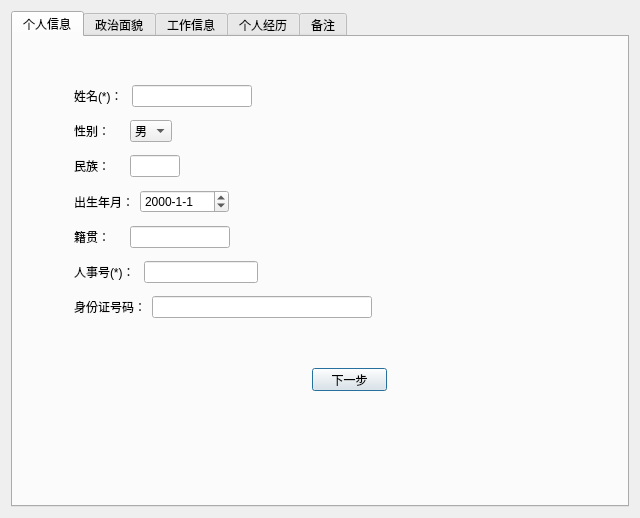
<?xml version="1.0" encoding="UTF-8"?>
<ui version="4.0">
 <class>AddTeacherInfoDialog</class>
 <widget class="QDialog" name="AddTeacherInfoDialog">
  <property name="geometry">
   <rect>
    <x>0</x>
    <y>0</y>
    <width>640</width>
    <height>518</height>
   </rect>
  </property>
  <property name="windowTitle">
   <string>Dialog</string>
  </property>
  <layout class="QVBoxLayout" name="verticalLayout">
   <item>
    <widget class="QTabWidget" name="tabWidget">
     <property name="currentIndex">
      <number>0</number>
     </property>
     <widget class="QWidget" name="tab">
      <attribute name="title">
       <string>个人信息</string>
      </attribute>
      <widget class="QPushButton" name="m_Page1Next">
       <property name="geometry">
        <rect>
         <x>299</x>
         <y>331</y>
         <width>75</width>
         <height>23</height>
        </rect>
       </property>
       <property name="text">
        <string>下一步</string>
       </property>
      </widget>
      <widget class="QWidget" name="layoutWidget">
       <property name="geometry">
        <rect>
         <x>61</x>
         <y>41</y>
         <width>298</width>
         <height>251</height>
        </rect>
       </property>
       <layout class="QVBoxLayout" name="verticalLayout_2">
        <item>
         <layout class="QHBoxLayout" name="horizontalLayout">
          <item>
           <widget class="QLabel" name="label">
            <property name="text">
             <string>姓名(*)： </string>
            </property>
           </widget>
          </item>
          <item>
           <widget class="QLineEdit" name="m_Name">
            <property name="maximumSize">
             <size>
              <width>150</width>
              <height>16777215</height>
             </size>
            </property>
           </widget>
          </item>
          <item>
           <spacer name="horizontalSpacer">
            <property name="orientation">
             <enum>Qt::Horizontal</enum>
            </property>
            <property name="sizeHint" stdset="0">
             <size>
              <width>40</width>
              <height>20</height>
             </size>
            </property>
           </spacer>
          </item>
         </layout>
        </item>
        <item>
         <layout class="QHBoxLayout" name="horizontalLayout_4">
          <item>
           <widget class="QLabel" name="label_2">
            <property name="text">
             <string>性别：    </string>
            </property>
           </widget>
          </item>
          <item>
           <widget class="QComboBox" name="m_Sex">
            <item>
             <property name="text">
              <string>男</string>
             </property>
            </item>
            <item>
             <property name="text">
              <string>女</string>
             </property>
            </item>
           </widget>
          </item>
          <item>
           <spacer name="horizontalSpacer_2">
            <property name="orientation">
             <enum>Qt::Horizontal</enum>
            </property>
            <property name="sizeHint" stdset="0">
             <size>
              <width>40</width>
              <height>20</height>
             </size>
            </property>
           </spacer>
          </item>
         </layout>
        </item>
        <item>
         <layout class="QHBoxLayout" name="horizontalLayout_3">
          <item>
           <widget class="QLabel" name="label_3">
            <property name="text">
             <string>民族：    </string>
            </property>
           </widget>
          </item>
          <item>
           <widget class="QLineEdit" name="m_Nationality">
            <property name="maximumSize">
             <size>
              <width>50</width>
              <height>16777215</height>
             </size>
            </property>
           </widget>
          </item>
          <item>
           <spacer name="horizontalSpacer_3">
            <property name="orientation">
             <enum>Qt::Horizontal</enum>
            </property>
            <property name="sizeHint" stdset="0">
             <size>
              <width>40</width>
              <height>20</height>
             </size>
            </property>
           </spacer>
          </item>
         </layout>
        </item>
        <item>
         <layout class="QHBoxLayout" name="horizontalLayout_5">
          <item>
           <widget class="QLabel" name="label_6">
            <property name="text">
             <string>出生年月：</string>
            </property>
           </widget>
          </item>
          <item>
           <widget class="QDateEdit" name="m_Birthday">
            <property name="displayFormat">
             <string>yyyy-M-d</string>
            </property>
           </widget>
          </item>
          <item>
           <spacer name="horizontalSpacer_5">
            <property name="orientation">
             <enum>Qt::Horizontal</enum>
            </property>
            <property name="sizeHint" stdset="0">
             <size>
              <width>40</width>
              <height>20</height>
             </size>
            </property>
           </spacer>
          </item>
         </layout>
        </item>
        <item>
         <layout class="QHBoxLayout" name="horizontalLayout_6">
          <item>
           <widget class="QLabel" name="label_4">
            <property name="text">
             <string>籍贯：    </string>
            </property>
           </widget>
          </item>
          <item>
           <widget class="QLineEdit" name="m_Origin">
            <property name="maximumSize">
             <size>
              <width>100</width>
              <height>16777215</height>
             </size>
            </property>
           </widget>
          </item>
          <item>
           <spacer name="horizontalSpacer_4">
            <property name="orientation">
             <enum>Qt::Horizontal</enum>
            </property>
            <property name="sizeHint" stdset="0">
             <size>
              <width>40</width>
              <height>20</height>
             </size>
            </property>
           </spacer>
          </item>
         </layout>
        </item>
        <item>
         <layout class="QHBoxLayout" name="horizontalLayout_36">
          <item>
           <widget class="QLabel" name="label_28">
            <property name="text">
             <string>人事号(*)： </string>
            </property>
           </widget>
          </item>
          <item>
           <widget class="QLineEdit" name="m_PersonnelNo"/>
          </item>
          <item>
           <spacer name="horizontalSpacer_11">
            <property name="orientation">
             <enum>Qt::Horizontal</enum>
            </property>
            <property name="sizeHint" stdset="0">
             <size>
              <width>40</width>
              <height>20</height>
             </size>
            </property>
           </spacer>
          </item>
         </layout>
        </item>
        <item>
         <layout class="QHBoxLayout" name="horizontalLayout_2">
          <item>
           <widget class="QLabel" name="label_5">
            <property name="text">
             <string>身份证号码：</string>
            </property>
           </widget>
          </item>
          <item>
           <widget class="QLineEdit" name="m_ID"/>
          </item>
         </layout>
        </item>
       </layout>
      </widget>
     </widget>
     <widget class="QWidget" name="tab_2">
      <attribute name="title">
       <string>政治面貌</string>
      </attribute>
      <widget class="QWidget" name="layoutWidget">
       <property name="geometry">
        <rect>
         <x>60</x>
         <y>40</y>
         <width>181</width>
         <height>81</height>
        </rect>
       </property>
       <layout class="QVBoxLayout" name="verticalLayout_3">
        <item>
         <layout class="QHBoxLayout" name="horizontalLayout_8">
          <item>
           <widget class="QLabel" name="label_7">
            <property name="text">
             <string>政治面貌：</string>
            </property>
           </widget>
          </item>
          <item>
           <widget class="QComboBox" name="m_PoliticsStatus">
            <property name="maxVisibleItems">
             <number>20</number>
            </property>
            <property name="sizeAdjustPolicy">
             <enum>QComboBox::AdjustToContents</enum>
            </property>
            <property name="frame">
             <bool>true</bool>
            </property>
            <item>
             <property name="text">
              <string>共产党员</string>
             </property>
            </item>
            <item>
             <property name="text">
              <string>民革成员</string>
             </property>
            </item>
            <item>
             <property name="text">
              <string>民盟盟员</string>
             </property>
            </item>
            <item>
             <property name="text">
              <string>民建会员</string>
             </property>
            </item>
            <item>
             <property name="text">
              <string>民进会员</string>
             </property>
            </item>
            <item>
             <property name="text">
              <string>农工党党员</string>
             </property>
            </item>
            <item>
             <property name="text">
              <string>致公党党员</string>
             </property>
            </item>
            <item>
             <property name="text">
              <string>九三学社社员</string>
             </property>
            </item>
            <item>
             <property name="text">
              <string>台盟盟员</string>
             </property>
            </item>
            <item>
             <property name="text">
              <string>无党派民主人士</string>
             </property>
            </item>
            <item>
             <property name="text">
              <string>群众</string>
             </property>
            </item>
           </widget>
          </item>
         </layout>
        </item>
        <item>
         <layout class="QHBoxLayout" name="horizontalLayout_7">
          <item>
           <widget class="QLabel" name="label_8">
            <property name="text">
             <string>入党时间：</string>
            </property>
           </widget>
          </item>
          <item>
           <widget class="QDateEdit" name="m_PartyTime">
            <property name="displayFormat">
             <string>yyyy-M-d</string>
            </property>
           </widget>
          </item>
         </layout>
        </item>
       </layout>
      </widget>
      <widget class="QWidget" name="layoutWidget">
       <property name="geometry">
        <rect>
         <x>210</x>
         <y>330</y>
         <width>164</width>
         <height>25</height>
        </rect>
       </property>
       <layout class="QHBoxLayout" name="horizontalLayout_9">
        <item>
         <widget class="QPushButton" name="m_Page2Pre">
          <property name="text">
           <string>上一步</string>
          </property>
         </widget>
        </item>
        <item>
         <spacer name="horizontalSpacer_6">
          <property name="orientation">
           <enum>Qt::Horizontal</enum>
          </property>
          <property name="sizeHint" stdset="0">
           <size>
            <width>40</width>
            <height>20</height>
           </size>
          </property>
         </spacer>
        </item>
        <item>
         <widget class="QPushButton" name="m_Page2Next">
          <property name="text">
           <string>下一步</string>
          </property>
         </widget>
        </item>
       </layout>
      </widget>
     </widget>
     <widget class="QWidget" name="tab_3">
      <attribute name="title">
       <string>工作信息</string>
      </attribute>
      <widget class="QWidget" name="layoutWidget_5">
       <property name="geometry">
        <rect>
         <x>420</x>
         <y>439</y>
         <width>164</width>
         <height>25</height>
        </rect>
       </property>
       <layout class="QHBoxLayout" name="horizontalLayout_24">
        <item>
         <widget class="QPushButton" name="m_Page3Pre">
          <property name="text">
           <string>上一步</string>
          </property>
         </widget>
        </item>
        <item>
         <spacer name="horizontalSpacer_15">
          <property name="orientation">
           <enum>Qt::Horizontal</enum>
          </property>
          <property name="sizeHint" stdset="0">
           <size>
            <width>40</width>
            <height>20</height>
           </size>
          </property>
         </spacer>
        </item>
        <item>
         <widget class="QPushButton" name="m_Page3Next">
          <property name="text">
           <string>下一步</string>
          </property>
         </widget>
        </item>
       </layout>
      </widget>
      <widget class="Line" name="line_3">
       <property name="geometry">
        <rect>
         <x>60</x>
         <y>150</y>
         <width>491</width>
         <height>16</height>
        </rect>
       </property>
       <property name="orientation">
        <enum>Qt::Horizontal</enum>
       </property>
      </widget>
      <widget class="Line" name="line_4">
       <property name="geometry">
        <rect>
         <x>61</x>
         <y>281</y>
         <width>491</width>
         <height>16</height>
        </rect>
       </property>
       <property name="orientation">
        <enum>Qt::Horizontal</enum>
       </property>
      </widget>
      <widget class="QWidget" name="layoutWidget">
       <property name="geometry">
        <rect>
         <x>60</x>
         <y>41</y>
         <width>491</width>
         <height>101</height>
        </rect>
       </property>
       <layout class="QGridLayout" name="gridLayout">
        <item row="0" column="0">
         <layout class="QHBoxLayout" name="horizontalLayout_22">
          <item>
           <widget class="QLabel" name="label_9">
            <property name="text">
             <string>所在专业： </string>
            </property>
           </widget>
          </item>
          <item>
           <widget class="QComboBox" name="m_Department">
            <property name="sizePolicy">
             <sizepolicy hsizetype="MinimumExpanding" vsizetype="Fixed">
              <horstretch>0</horstretch>
              <verstretch>0</verstretch>
             </sizepolicy>
            </property>
            <property name="maxVisibleItems">
             <number>20</number>
            </property>
            <item>
             <property name="text">
              <string>细胞与发育生物学系</string>
             </property>
            </item>
            <item>
             <property name="text">
              <string>遗传学系</string>
             </property>
            </item>
            <item>
             <property name="text">
              <string>植物学与动物学系</string>
             </property>
            </item>
            <item>
             <property name="text">
              <string>病毒学系</string>
             </property>
            </item>
            <item>
             <property name="text">
              <string>微生物学系</string>
             </property>
            </item>
            <item>
             <property name="text">
              <string>生物化学系</string>
             </property>
            </item>
            <item>
             <property name="text">
              <string>实验中心</string>
             </property>
            </item>
            <item>
             <property name="text">
              <string>公共服务中心</string>
             </property>
            </item>
            <item>
             <property name="text">
              <string>仪器设备共享中心</string>
             </property>
            </item>
            <item>
             <property name="text">
              <string>院党政办公室</string>
             </property>
            </item>
            <item>
             <property name="text">
              <string>其他</string>
             </property>
            </item>
           </widget>
          </item>
          <item>
           <spacer name="horizontalSpacer_21">
            <property name="orientation">
             <enum>Qt::Horizontal</enum>
            </property>
            <property name="sizeHint" stdset="0">
             <size>
              <width>40</width>
              <height>20</height>
             </size>
            </property>
           </spacer>
          </item>
         </layout>
        </item>
        <item row="0" column="1">
         <layout class="QHBoxLayout" name="horizontalLayout_19">
          <item>
           <spacer name="horizontalSpacer_13">
            <property name="orientation">
             <enum>Qt::Horizontal</enum>
            </property>
            <property name="sizeType">
             <enum>QSizePolicy::Fixed</enum>
            </property>
            <property name="sizeHint" stdset="0">
             <size>
              <width>30</width>
              <height>20</height>
             </size>
            </property>
           </spacer>
          </item>
          <item>
           <widget class="QLabel" name="label_10">
            <property name="text">
             <string>类别：</string>
            </property>
           </widget>
          </item>
          <item>
           <widget class="QComboBox" name="m_Category">
            <item>
             <property name="text">
              <string>教师</string>
             </property>
            </item>
            <item>
             <property name="text">
              <string>管理</string>
             </property>
            </item>
            <item>
             <property name="text">
              <string>专技</string>
             </property>
            </item>
            <item>
             <property name="text">
              <string>工人</string>
             </property>
            </item>
           </widget>
          </item>
          <item>
           <spacer name="horizontalSpacer_22">
            <property name="orientation">
             <enum>Qt::Horizontal</enum>
            </property>
            <property name="sizeHint" stdset="0">
             <size>
              <width>40</width>
              <height>20</height>
             </size>
            </property>
           </spacer>
          </item>
         </layout>
        </item>
        <item row="1" column="0">
         <layout class="QHBoxLayout" name="horizontalLayout_20">
          <item>
           <widget class="QLabel" name="label_34">
            <property name="text">
             <string>职称：</string>
            </property>
           </widget>
          </item>
          <item>
           <widget class="QLineEdit" name="m_Title">
            <property name="minimumSize">
             <size>
              <width>0</width>
              <height>0</height>
             </size>
            </property>
            <property name="maximumSize">
             <size>
              <width>16777215</width>
              <height>16777215</height>
             </size>
            </property>
           </widget>
          </item>
          <item>
           <widget class="QDateEdit" name="m_TitleTime">
            <property name="minimumSize">
             <size>
              <width>65</width>
              <height>0</height>
             </size>
            </property>
            <property name="maximumSize">
             <size>
              <width>90</width>
              <height>16777215</height>
             </size>
            </property>
            <property name="displayFormat">
             <string>yyyy-M-d</string>
            </property>
           </widget>
          </item>
         </layout>
        </item>
        <item row="1" column="1">
         <layout class="QHBoxLayout" name="horizontalLayout_21">
          <item>
           <spacer name="horizontalSpacer_20">
            <property name="orientation">
             <enum>Qt::Horizontal</enum>
            </property>
            <property name="sizeType">
             <enum>QSizePolicy::Fixed</enum>
            </property>
            <property name="sizeHint" stdset="0">
             <size>
              <width>30</width>
              <height>20</height>
             </size>
            </property>
           </spacer>
          </item>
          <item>
           <widget class="QLabel" name="label_22">
            <property name="text">
             <string>任现职时间：</string>
            </property>
           </widget>
          </item>
          <item>
           <widget class="QDateEdit" name="m_CurrentPositionTime">
            <property name="minimumSize">
             <size>
              <width>90</width>
              <height>0</height>
             </size>
            </property>
            <property name="maximumSize">
             <size>
              <width>70</width>
              <height>16777215</height>
             </size>
            </property>
            <property name="displayFormat">
             <string>yyyy-M-d</string>
            </property>
           </widget>
          </item>
         </layout>
        </item>
        <item row="2" column="0">
         <layout class="QHBoxLayout" name="horizontalLayout_23">
          <item>
           <widget class="QLabel" name="label_23">
            <property name="text">
             <string>职级：</string>
            </property>
           </widget>
          </item>
          <item>
           <widget class="QLineEdit" name="m_Rank">
            <property name="minimumSize">
             <size>
              <width>0</width>
              <height>0</height>
             </size>
            </property>
            <property name="maximumSize">
             <size>
              <width>16777215</width>
              <height>16777215</height>
             </size>
            </property>
           </widget>
          </item>
          <item>
           <widget class="QDateEdit" name="m_RankTime">
            <property name="minimumSize">
             <size>
              <width>65</width>
              <height>0</height>
             </size>
            </property>
            <property name="maximumSize">
             <size>
              <width>90</width>
              <height>16777215</height>
             </size>
            </property>
            <property name="accelerated">
             <bool>false</bool>
            </property>
            <property name="displayFormat">
             <string>yyyy-M-d</string>
            </property>
           </widget>
          </item>
         </layout>
        </item>
        <item row="2" column="1">
         <spacer name="horizontalSpacer_19">
          <property name="orientation">
           <enum>Qt::Horizontal</enum>
          </property>
          <property name="sizeHint" stdset="0">
           <size>
            <width>40</width>
            <height>20</height>
           </size>
          </property>
         </spacer>
        </item>
       </layout>
      </widget>
      <widget class="QWidget" name="layoutWidget">
       <property name="geometry">
        <rect>
         <x>60</x>
         <y>170</y>
         <width>211</width>
         <height>101</height>
        </rect>
       </property>
       <layout class="QVBoxLayout" name="verticalLayout_11">
        <item>
         <layout class="QHBoxLayout" name="horizontalLayout_18">
          <item>
           <widget class="QLabel" name="label_37">
            <property name="text">
             <string>行政兼职：</string>
            </property>
           </widget>
          </item>
          <item>
           <widget class="QLineEdit" name="m_AdministrationParttime"/>
          </item>
         </layout>
        </item>
        <item>
         <layout class="QHBoxLayout" name="horizontalLayout_30">
          <item>
           <widget class="QLabel" name="label_35">
            <property name="text">
             <string>学术兼职：</string>
            </property>
           </widget>
          </item>
          <item>
           <widget class="QLineEdit" name="m_AcademicPartTime"/>
          </item>
         </layout>
        </item>
        <item>
         <layout class="QHBoxLayout" name="horizontalLayout_16">
          <item>
           <widget class="QLabel" name="label_38">
            <property name="text">
             <string>其他兼职：</string>
            </property>
           </widget>
          </item>
          <item>
           <widget class="QLineEdit" name="m_OtherParttime"/>
          </item>
         </layout>
        </item>
       </layout>
      </widget>
      <widget class="QWidget" name="layoutWidget">
       <property name="geometry">
        <rect>
         <x>60</x>
         <y>303</y>
         <width>501</width>
         <height>111</height>
        </rect>
       </property>
       <layout class="QVBoxLayout" name="verticalLayout_10">
        <item>
         <layout class="QHBoxLayout" name="horizontalLayout_35">
          <item>
           <layout class="QHBoxLayout" name="horizontalLayout_32">
            <item>
             <widget class="QLabel" name="label_39">
              <property name="text">
               <string>研究生培养：    </string>
              </property>
             </widget>
            </item>
            <item>
             <widget class="QComboBox" name="m_GraduateTrain">
              <item>
               <property name="text">
                <string>硕导</string>
               </property>
              </item>
              <item>
               <property name="text">
                <string>博导</string>
               </property>
              </item>
              <item>
               <property name="text">
                <string>无</string>
               </property>
              </item>
             </widget>
            </item>
           </layout>
          </item>
          <item>
           <layout class="QHBoxLayout" name="horizontalLayout_31">
            <item>
             <spacer name="horizontalSpacer_24">
              <property name="orientation">
               <enum>Qt::Horizontal</enum>
              </property>
              <property name="sizeHint" stdset="0">
               <size>
                <width>40</width>
                <height>20</height>
               </size>
              </property>
             </spacer>
            </item>
            <item>
             <widget class="QLabel" name="label_40">
              <property name="text">
               <string>任博导时间：</string>
              </property>
             </widget>
            </item>
            <item>
             <widget class="QDateEdit" name="m_TeacherTime">
              <property name="displayFormat">
               <string>yyyy-M-d</string>
              </property>
             </widget>
            </item>
            <item>
             <spacer name="horizontalSpacer_25">
              <property name="orientation">
               <enum>Qt::Horizontal</enum>
              </property>
              <property name="sizeHint" stdset="0">
               <size>
                <width>40</width>
                <height>20</height>
               </size>
              </property>
             </spacer>
            </item>
           </layout>
          </item>
         </layout>
        </item>
        <item>
         <layout class="QHBoxLayout" name="horizontalLayout_17">
          <item>
           <widget class="QLabel" name="label_36">
            <property name="text">
             <string>获人才计划情况：</string>
            </property>
           </widget>
          </item>
          <item>
           <widget class="QLineEdit" name="m_PersonnelPlan"/>
          </item>
         </layout>
        </item>
        <item>
         <layout class="QHBoxLayout" name="horizontalLayout_37">
          <item>
           <widget class="QLabel" name="label_16">
            <property name="text">
             <string>荣誉称号：      </string>
            </property>
           </widget>
          </item>
          <item>
           <widget class="QLineEdit" name="m_Honour"/>
          </item>
         </layout>
        </item>
       </layout>
      </widget>
     </widget>
     <widget class="QWidget" name="tab_4">
      <attribute name="title">
       <string>个人经历</string>
      </attribute>
      <widget class="QWidget" name="layoutWidget_7">
       <property name="geometry">
        <rect>
         <x>420</x>
         <y>439</y>
         <width>164</width>
         <height>25</height>
        </rect>
       </property>
       <layout class="QHBoxLayout" name="horizontalLayout_34">
        <item>
         <widget class="QPushButton" name="m_Page4Pre">
          <property name="text">
           <string>上一步</string>
          </property>
         </widget>
        </item>
        <item>
         <spacer name="horizontalSpacer_18">
          <property name="orientation">
           <enum>Qt::Horizontal</enum>
          </property>
          <property name="sizeHint" stdset="0">
           <size>
            <width>40</width>
            <height>20</height>
           </size>
          </property>
         </spacer>
        </item>
        <item>
         <widget class="QPushButton" name="m_Page4Next">
          <property name="text">
           <string>下一步</string>
          </property>
         </widget>
        </item>
       </layout>
      </widget>
      <widget class="QWidget" name="layoutWidget">
       <property name="geometry">
        <rect>
         <x>61</x>
         <y>168</y>
         <width>291</width>
         <height>121</height>
        </rect>
       </property>
       <layout class="QVBoxLayout" name="verticalLayout_5">
        <item>
         <widget class="QLabel" name="label_29">
          <property name="maximumSize">
           <size>
            <width>16777215</width>
            <height>20</height>
           </size>
          </property>
          <property name="text">
           <string>工作经历及时间：</string>
          </property>
         </widget>
        </item>
        <item>
         <layout class="QHBoxLayout" name="horizontalLayout_14">
          <item>
           <widget class="QLabel" name="label_30">
            <property name="text">
             <string>最初工作时间：</string>
            </property>
           </widget>
          </item>
          <item>
           <widget class="QDateEdit" name="m_FirstWorkTime">
            <property name="displayFormat">
             <string>yyyy-M-d</string>
            </property>
           </widget>
          </item>
          <item>
           <spacer name="horizontalSpacer_7">
            <property name="orientation">
             <enum>Qt::Horizontal</enum>
            </property>
            <property name="sizeHint" stdset="0">
             <size>
              <width>40</width>
              <height>20</height>
             </size>
            </property>
           </spacer>
          </item>
         </layout>
        </item>
        <item>
         <layout class="QHBoxLayout" name="horizontalLayout_13">
          <item>
           <widget class="QLabel" name="label_31">
            <property name="text">
             <string>工作单位：</string>
            </property>
           </widget>
          </item>
          <item>
           <widget class="QLineEdit" name="m_FirstWorkPlace"/>
          </item>
         </layout>
        </item>
        <item>
         <layout class="QHBoxLayout" name="horizontalLayout_15">
          <item>
           <widget class="QLabel" name="label_32">
            <property name="text">
             <string>本院任职时间：</string>
            </property>
           </widget>
          </item>
          <item>
           <widget class="QDateEdit" name="m_WhuTime">
            <property name="displayFormat">
             <string>yyyy-M-d</string>
            </property>
           </widget>
          </item>
          <item>
           <spacer name="horizontalSpacer_8">
            <property name="orientation">
             <enum>Qt::Horizontal</enum>
            </property>
            <property name="sizeHint" stdset="0">
             <size>
              <width>40</width>
              <height>20</height>
             </size>
            </property>
           </spacer>
          </item>
         </layout>
        </item>
       </layout>
      </widget>
      <widget class="QWidget" name="layoutWidget">
       <property name="geometry">
        <rect>
         <x>61</x>
         <y>312</y>
         <width>391</width>
         <height>91</height>
        </rect>
       </property>
       <layout class="QVBoxLayout" name="verticalLayout_8">
        <item>
         <widget class="QLabel" name="label_33">
          <property name="maximumSize">
           <size>
            <width>16777215</width>
            <height>20</height>
           </size>
          </property>
          <property name="text">
           <string>出国及回国情况：</string>
          </property>
         </widget>
        </item>
        <item>
         <widget class="QTextEdit" name="m_BeAbroadExperience">
          <property name="sizePolicy">
           <sizepolicy hsizetype="Expanding" vsizetype="Preferred">
            <horstretch>0</horstretch>
            <verstretch>0</verstretch>
           </sizepolicy>
          </property>
          <property name="maximumSize">
           <size>
            <width>16777215</width>
            <height>100</height>
           </size>
          </property>
         </widget>
        </item>
       </layout>
      </widget>
      <widget class="Line" name="line">
       <property name="geometry">
        <rect>
         <x>61</x>
         <y>149</y>
         <width>421</width>
         <height>16</height>
        </rect>
       </property>
       <property name="orientation">
        <enum>Qt::Horizontal</enum>
       </property>
      </widget>
      <widget class="Line" name="line_2">
       <property name="geometry">
        <rect>
         <x>61</x>
         <y>290</y>
         <width>421</width>
         <height>16</height>
        </rect>
       </property>
       <property name="orientation">
        <enum>Qt::Horizontal</enum>
       </property>
      </widget>
      <widget class="QWidget" name="layoutWidget">
       <property name="geometry">
        <rect>
         <x>60</x>
         <y>40</y>
         <width>401</width>
         <height>101</height>
        </rect>
       </property>
       <layout class="QVBoxLayout" name="verticalLayout_6">
        <item>
         <widget class="QLabel" name="label_12">
          <property name="maximumSize">
           <size>
            <width>16777215</width>
            <height>20</height>
           </size>
          </property>
          <property name="text">
           <string>学历学位及取得时间：</string>
          </property>
         </widget>
        </item>
        <item>
         <layout class="QVBoxLayout" name="verticalLayout_4">
          <item>
           <layout class="QHBoxLayout" name="horizontalLayout_33">
            <item>
             <layout class="QHBoxLayout" name="horizontalLayout_10">
              <item>
               <widget class="QLabel" name="label_13">
                <property name="text">
                 <string>本科：      </string>
                </property>
               </widget>
              </item>
              <item>
               <widget class="QDateEdit" name="m_BachelorTime">
                <property name="displayFormat">
                 <string>yyyy-M-d</string>
                </property>
               </widget>
              </item>
             </layout>
            </item>
            <item>
             <layout class="QHBoxLayout" name="horizontalLayout_11">
              <item>
               <spacer name="horizontalSpacer_9">
                <property name="orientation">
                 <enum>Qt::Horizontal</enum>
                </property>
                <property name="sizeHint" stdset="0">
                 <size>
                  <width>40</width>
                  <height>20</height>
                 </size>
                </property>
               </spacer>
              </item>
              <item>
               <widget class="QLabel" name="label_14">
                <property name="text">
                 <string>硕士研究生：</string>
                </property>
               </widget>
              </item>
              <item>
               <widget class="QDateEdit" name="m_MasterTime">
                <property name="displayFormat">
                 <string>yyyy-M-d</string>
                </property>
               </widget>
              </item>
             </layout>
            </item>
           </layout>
          </item>
          <item>
           <layout class="QHBoxLayout" name="horizontalLayout_12">
            <item>
             <widget class="QLabel" name="label_15">
              <property name="text">
               <string>博士研究生：</string>
              </property>
             </widget>
            </item>
            <item>
             <widget class="QDateEdit" name="m_DoctorTime">
              <property name="displayFormat">
               <string>yyyy-M-d</string>
              </property>
             </widget>
            </item>
            <item>
             <spacer name="horizontalSpacer_10">
              <property name="orientation">
               <enum>Qt::Horizontal</enum>
              </property>
              <property name="sizeHint" stdset="0">
               <size>
                <width>40</width>
                <height>20</height>
               </size>
              </property>
             </spacer>
            </item>
           </layout>
          </item>
         </layout>
        </item>
       </layout>
      </widget>
     </widget>
     <widget class="QWidget" name="tab_5">
      <attribute name="title">
       <string>备注</string>
      </attribute>
      <widget class="QWidget" name="layoutWidget_6">
       <property name="geometry">
        <rect>
         <x>210</x>
         <y>330</y>
         <width>164</width>
         <height>25</height>
        </rect>
       </property>
       <layout class="QHBoxLayout" name="horizontalLayout_29">
        <item>
         <widget class="QPushButton" name="m_Page5Pre">
          <property name="text">
           <string>上一步</string>
          </property>
         </widget>
        </item>
        <item>
         <spacer name="horizontalSpacer_17">
          <property name="orientation">
           <enum>Qt::Horizontal</enum>
          </property>
          <property name="sizeHint" stdset="0">
           <size>
            <width>40</width>
            <height>20</height>
           </size>
          </property>
         </spacer>
        </item>
        <item>
         <widget class="QPushButton" name="m_Ok">
          <property name="text">
           <string>完  成</string>
          </property>
         </widget>
        </item>
       </layout>
      </widget>
      <widget class="QWidget" name="layoutWidget">
       <property name="geometry">
        <rect>
         <x>60</x>
         <y>40</y>
         <width>221</width>
         <height>181</height>
        </rect>
       </property>
       <layout class="QVBoxLayout" name="verticalLayout_7">
        <item>
         <layout class="QHBoxLayout" name="horizontalLayout_25">
          <item>
           <widget class="QLabel" name="label_24">
            <property name="text">
             <string>退休时间：</string>
            </property>
           </widget>
          </item>
          <item>
           <widget class="QDateEdit" name="m_RetirementTime">
            <property name="displayFormat">
             <string>yyyy-M-d</string>
            </property>
           </widget>
          </item>
          <item>
           <spacer name="horizontalSpacer_16">
            <property name="orientation">
             <enum>Qt::Horizontal</enum>
            </property>
            <property name="sizeHint" stdset="0">
             <size>
              <width>40</width>
              <height>20</height>
             </size>
            </property>
           </spacer>
          </item>
         </layout>
        </item>
        <item>
         <layout class="QHBoxLayout" name="horizontalLayout_26">
          <item>
           <widget class="QLabel" name="label_25">
            <property name="text">
             <string>电子邮件：</string>
            </property>
           </widget>
          </item>
          <item>
           <widget class="QLineEdit" name="m_Email"/>
          </item>
         </layout>
        </item>
        <item>
         <layout class="QHBoxLayout" name="horizontalLayout_27">
          <item>
           <widget class="QLabel" name="label_26">
            <property name="text">
             <string>办公电话：</string>
            </property>
           </widget>
          </item>
          <item>
           <widget class="QLineEdit" name="m_OfficePhone"/>
          </item>
         </layout>
        </item>
        <item>
         <layout class="QHBoxLayout" name="horizontalLayout_28">
          <item>
           <widget class="QLabel" name="label_27">
            <property name="text">
             <string>移动电话：</string>
            </property>
           </widget>
          </item>
          <item>
           <widget class="QLineEdit" name="m_MobilePhone"/>
          </item>
         </layout>
        </item>
       </layout>
      </widget>
     </widget>
    </widget>
   </item>
  </layout>
 </widget>
 <resources/>
 <connections/>
</ui>
